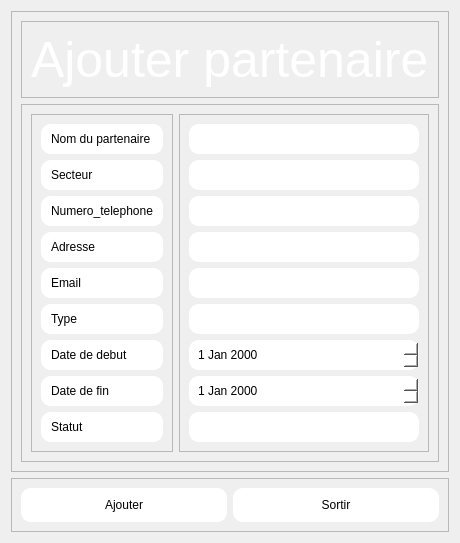
         <widget class="QWidget" name="paradd">
          <layout class="QVBoxLayout" name="verticalLayout_31">
           <item>
            <widget class="QFrame" name="frame_65">
             <property name="frameShape">
              <enum>QFrame::Shape::StyledPanel</enum>
             </property>
             <property name="frameShadow">
              <enum>QFrame::Shadow::Raised</enum>
             </property>
             <layout class="QVBoxLayout" name="verticalLayout_32">
              <item>
               <widget class="QFrame" name="frame_66">
                <property name="sizePolicy">
                 <sizepolicy hsizetype="Preferred" vsizetype="Maximum">
                  <horstretch>0</horstretch>
                  <verstretch>0</verstretch>
                 </sizepolicy>
                </property>
                <property name="frameShape">
                 <enum>QFrame::Shape::StyledPanel</enum>
                </property>
                <property name="frameShadow">
                 <enum>QFrame::Shadow::Raised</enum>
                </property>
                <layout class="QHBoxLayout" name="horizontalLayout_48">
                 <item>
                  <widget class="QLabel" name="label_15">
                   <property name="styleSheet">
                    <string notr="true">QLabel {
            
			color: rgb(255, 255, 255);
            font-size: 50px;         
            qproperty-alignment: 'AlignCenter';}</string>
                   </property>
                   <property name="text">
                    <string>Ajouter partenaire</string>
                   </property>
                  </widget>
                 </item>
                </layout>
               </widget>
              </item>
              <item>
               <widget class="QFrame" name="frame_67">
                <property name="frameShape">
                 <enum>QFrame::Shape::StyledPanel</enum>
                </property>
                <property name="frameShadow">
                 <enum>QFrame::Shadow::Raised</enum>
                </property>
                <layout class="QHBoxLayout" name="horizontalLayout_49">
                 <item>
                  <widget class="QFrame" name="frame_68">
                   <property name="sizePolicy">
                    <sizepolicy hsizetype="Maximum" vsizetype="Preferred">
                     <horstretch>0</horstretch>
                     <verstretch>0</verstretch>
                    </sizepolicy>
                   </property>
                   <property name="frameShape">
                    <enum>QFrame::Shape::StyledPanel</enum>
                   </property>
                   <property name="frameShadow">
                    <enum>QFrame::Shadow::Raised</enum>
                   </property>
                   <layout class="QVBoxLayout" name="verticalLayout_33">
                    <item>
                     <widget class="QLabel" name="label_63">
                      <property name="styleSheet">
                       <string notr="true">background-color: rgb(255, 255, 255);
border-radius: 10px;padding:7px;</string>
                      </property>
                      <property name="text">
                       <string>Nom du partenaire</string>
                      </property>
                     </widget>
                    </item>
                    <item>
                     <widget class="QLabel" name="label_65">
                      <property name="styleSheet">
                       <string notr="true">background-color: rgb(255, 255, 255);
border-radius: 10px;padding:7px;</string>
                      </property>
                      <property name="text">
                       <string>Secteur</string>
                      </property>
                     </widget>
                    </item>
                    <item>
                     <widget class="QLabel" name="label_70">
                      <property name="styleSheet">
                       <string notr="true">background-color: rgb(255, 255, 255);
border-radius: 10px;padding:7px;</string>
                      </property>
                      <property name="text">
                       <string>Numero_telephone</string>
                      </property>
                     </widget>
                    </item>
                    <item>
                     <widget class="QLabel" name="label_64">
                      <property name="styleSheet">
                       <string notr="true">background-color: rgb(255, 255, 255);
border-radius: 10px;padding:7px;</string>
                      </property>
                      <property name="text">
                       <string>Adresse</string>
                      </property>
                     </widget>
                    </item>
                    <item>
                     <widget class="QLabel" name="label_69">
                      <property name="styleSheet">
                       <string notr="true">background-color: rgb(255, 255, 255);
border-radius: 10px;padding:7px;</string>
                      </property>
                      <property name="text">
                       <string>Email</string>
                      </property>
                     </widget>
                    </item>
                    <item>
                     <widget class="QLabel" name="label_66">
                      <property name="styleSheet">
                       <string notr="true">background-color: rgb(255, 255, 255);
border-radius: 10px;padding:7px;</string>
                      </property>
                      <property name="text">
                       <string>Type</string>
                      </property>
                     </widget>
                    </item>
                    <item>
                     <widget class="QLabel" name="label_71">
                      <property name="styleSheet">
                       <string notr="true">background-color: rgb(255, 255, 255);
border-radius: 10px;padding:7px;</string>
                      </property>
                      <property name="text">
                       <string>Date de debut</string>
                      </property>
                     </widget>
                    </item>
                    <item>
                     <widget class="QLabel" name="label_67">
                      <property name="styleSheet">
                       <string notr="true">background-color: rgb(255, 255, 255);
border-radius: 10px;padding:7px;</string>
                      </property>
                      <property name="text">
                       <string>Date de fin</string>
                      </property>
                     </widget>
                    </item>
                    <item>
                     <widget class="QLabel" name="label_68">
                      <property name="styleSheet">
                       <string notr="true">background-color: rgb(255, 255, 255);
border-radius: 10px;padding:7px;</string>
                      </property>
                      <property name="text">
                       <string>Statut</string>
                      </property>
                     </widget>
                    </item>
                   </layout>
                  </widget>
                 </item>
                 <item>
                  <widget class="QFrame" name="frame_69">
                   <property name="frameShape">
                    <enum>QFrame::Shape::StyledPanel</enum>
                   </property>
                   <property name="frameShadow">
                    <enum>QFrame::Shadow::Raised</enum>
                   </property>
                   <layout class="QVBoxLayout" name="verticalLayout_34">
                    <item>
                     <widget class="QLineEdit" name="lineEditparaddnom">
                      <property name="styleSheet">
                       <string notr="true">background-color: rgb(255, 255, 255);
border-radius: 10px;padding:7px;</string>
                      </property>
                     </widget>
                    </item>
                    <item>
                     <widget class="QLineEdit" name="lineEditparaddsecteur">
                      <property name="styleSheet">
                       <string notr="true">background-color: rgb(255, 255, 255);
border-radius: 10px;padding:7px;</string>
                      </property>
                     </widget>
                    </item>
                    <item>
                     <widget class="QLineEdit" name="lineEditparaddnum">
                      <property name="styleSheet">
                       <string notr="true">background-color: rgb(255, 255, 255);
border-radius: 10px;padding:7px;</string>
                      </property>
                     </widget>
                    </item>
                    <item>
                     <widget class="QLineEdit" name="lineEditparaddadresse">
                      <property name="styleSheet">
                       <string notr="true">background-color: rgb(255, 255, 255);
border-radius: 10px;padding:7px;</string>
                      </property>
                     </widget>
                    </item>
                    <item>
                     <widget class="QLineEdit" name="lineEditparaddemail">
                      <property name="styleSheet">
                       <string notr="true">background-color: rgb(255, 255, 255);
border-radius: 10px;padding:7px;</string>
                      </property>
                     </widget>
                    </item>
                    <item>
                     <widget class="QLineEdit" name="lineEditparaddtype">
                      <property name="styleSheet">
                       <string notr="true">background-color: rgb(255, 255, 255);
border-radius: 10px;padding:7px;</string>
                      </property>
                     </widget>
                    </item>
                    <item>
                     <widget class="QDateEdit" name="dateEditparadddebut">
                      <property name="styleSheet">
                       <string notr="true">background-color: rgb(255, 255, 255);
border-radius: 10px;padding:7px;</string>
                      </property>
                     </widget>
                    </item>
                    <item>
                     <widget class="QDateEdit" name="dateEditparaddfin">
                      <property name="styleSheet">
                       <string notr="true">background-color: rgb(255, 255, 255);
border-radius: 10px;padding:7px;</string>
                      </property>
                     </widget>
                    </item>
                    <item>
                     <widget class="QLineEdit" name="lineEditparaddstatut">
                      <property name="styleSheet">
                       <string notr="true">background-color: rgb(255, 255, 255);
border-radius: 10px;padding:7px;</string>
                      </property>
                     </widget>
                    </item>
                   </layout>
                  </widget>
                 </item>
                </layout>
               </widget>
              </item>
             </layout>
            </widget>
           </item>
           <item>
            <widget class="QFrame" name="frame_64">
             <property name="sizePolicy">
              <sizepolicy hsizetype="Preferred" vsizetype="Maximum">
               <horstretch>0</horstretch>
               <verstretch>0</verstretch>
              </sizepolicy>
             </property>
             <property name="frameShape">
              <enum>QFrame::Shape::StyledPanel</enum>
             </property>
             <property name="frameShadow">
              <enum>QFrame::Shadow::Raised</enum>
             </property>
             <layout class="QHBoxLayout" name="horizontalLayout_47">
              <item>
               <widget class="QPushButton" name="pushButtonparaddajouter">
                <property name="styleSheet">
                 <string notr="true">QPushButton
{
background-color:rgb(255, 255, 255);
border-radius: 10px;
padding: 10px;
}

QPushButton:Hover {
				background-color: rgb(159, 159, 159);
				border-color: rgb(159, 159, 159);}
</string>
                </property>
                <property name="text">
                 <string>Ajouter</string>
                </property>
               </widget>
              </item>
              <item>
               <widget class="QPushButton" name="pushButtonparaddsortir">
                <property name="styleSheet">
                 <string notr="true">QPushButton
{
background-color:rgb(255, 255, 255);
border-radius: 10px;
padding: 10px;
}

QPushButton:Hover {
				background-color: rgb(159, 159, 159);
				border-color: rgb(159, 159, 159);}
</string>
                </property>
                <property name="text">
                 <string>Sortir</string>
                </property>
               </widget>
              </item>
             </layout>
            </widget>
           </item>
          </layout>
         </widget>
